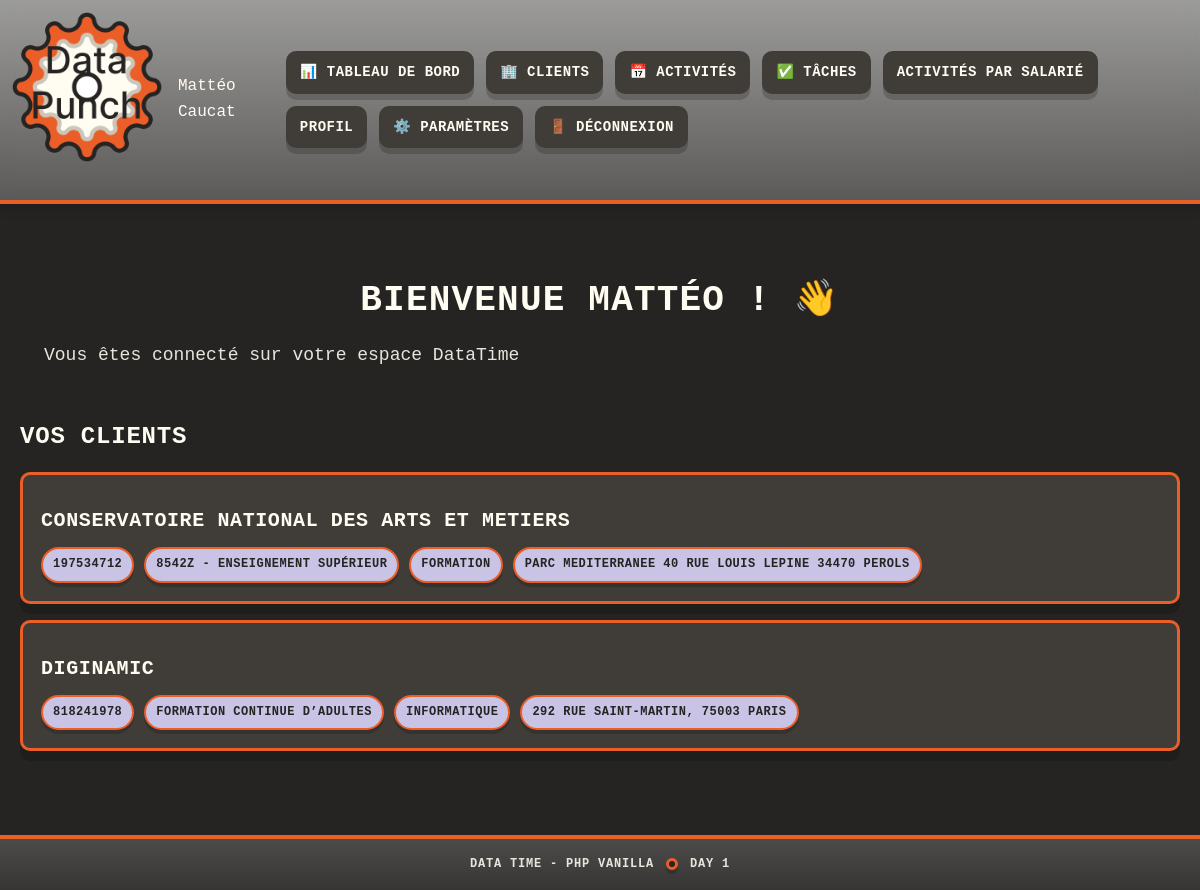
/home (signed in), run on the app's committed database.
### tables this page shows
CREATE TABLE ENTREPRISE
(
    id_entreprise SMALLINT AUTO_INCREMENT,
    nom           VARCHAR(100),
    numero_SIREN  INT,
    type          VARCHAR(100),
    information   VARCHAR(50),
    is_facturable BOOLEAN,
    adresse       VARCHAR(250),
    PRIMARY KEY (id_entreprise)
);

### src/Core/Response.php (called while the page is built, shortened)
<?php
final class Response {
    public function render (string $view, array $data = [], int $status = 200) : void {
        extract($data);
        require __DIR__ . '/../../views/partials/header.php';
        require __DIR__ . '/../../views/pages/' . $view . '.php';
        require __DIR__ . '/../../views/partials/footer.php';
    }
}

### src/Controller/AppController.php (called while the page is built, shortened)
<?php
final readonly class AppController {
    public function home() : void {
        $clients = $this->homeRepository->findAllClients();
        $this->response->render('home', [
            'featuredClient' => $clients,
            'total' => $this->homeRepository->countAll()
        ]);
    }
}

### public/index.php (called while the page is built, shortened)
<?php
$request = new Request();
$response = new Response();
$router = new Router();
$router->dispatch($request, $response);

### src/Repository/HomeRepository.php (called while the page is built, shortened)
<?php
readonly final class HomeRepository {
    public function findAllClients() : array {
        $sql = $this->pdo->query("SELECT * FROM ENTREPRISE");
        return $sql->fetchAll(PDO::FETCH_ASSOC);
    }
}

### views/pages/home.php (the view)
<?php
$clients = $featuredClient ?? [];
$user = $_SESSION['user'] ?? null;
?>
<section class="welcome-section">
    <h1>Bienvenue <?= htmlspecialchars($user['prenom'] ?? '') ?> ! 👋</h1>
    <p>Vous êtes connecté sur votre espace DataTime</p>
</section>
    <section class="clients-list">
        <h2>Vos clients</h2>
        <?php if (empty($clients)): ?>
            <p>Aucun client pour le moment.</p>
        <?php else: ?>
            <?php foreach ($clients as $client): ?>
                    <article class="card">
                        <h3 class="card__title"><?= htmlspecialchars($client['nom']) ?></h3>
                        <div class="meta">
                            <span class="badge"><?= htmlspecialchars((string)$client['numero_SIREN']) ?></span>
                            <span class="badge"><?= htmlspecialchars($client['type']) ?></span>
                            <span class="badge"><?= htmlspecialchars($client['information']) ?></span>
                            <span class="badge"><?= htmlspecialchars($client['adresse']) ?></span>
                        </div>
                    </article>
            <?php endforeach; ?>
        <?php endif; ?>
    </section>

### public/assets/styles.css (style rules this page uses)
:root { --bg: #252422; --ink: #FFFCF2; --ink-soft: #E8E5DD; --ink-dark: #252422; --shell: #c9c3e6; --shell-dark: #252422; --accent: #ff4d6d; --accent2: #3a86ff; --accent-success: #4caf50; --card: #403D39; --border: #EB5E28; --shadow: rgba(0, 0, 0, .18); --shadow-strong: rgba(0, 0, 0, .35); --overlay: rgba(0, 0, 0, 0.65); }
* { box-sizing: border-box; margin: 0; padding: 0; }
body { margin: 0; font-family: ui-monospace, SFMono-Regular, Menlo, Monaco, Consolas, "Liberation Mono", "Courier New", monospace; color: var(--ink); background-color: var(--bg); line-height: 1.6; min-height: 100vh; display: flex; flex-direction: column; }
h1 { margin: 20px 0 12px; font-size: 32px; letter-spacing: 1.2px; text-transform: uppercase; font-weight: 800; color: var(--ink); text-align: center; }
h2 { font-size: 24px; margin: 16px 0 10px; letter-spacing: 0.8px; text-transform: uppercase; color: var(--ink); }
h3 { font-size: 20px; margin: 12px 0 8px; letter-spacing: 0.6px; color: var(--ink); }
p { margin: 8px 0; color: var(--ink-soft); }
.card { background: var(--card); border: 3px solid var(--border); border-radius: 10px; padding: 18px; margin: 16px 0; box-shadow: 0 10px 0 var(--shadow); transition: transform 0.2s ease, box-shadow 0.2s ease; }
.card__title { font-size: 20px; letter-spacing: 0.6px; font-weight: 700; color: var(--ink); }
.meta { font-size: 13px; color: var(--ink-soft); display: flex; gap: 10px; flex-wrap: wrap; margin-top: 10px; align-items: center; }
.badge { display: inline-flex; padding: 6px 10px; border: 2px solid var(--border); border-radius: 999px; background: var(--shell); box-shadow: 0 4px 0 var(--shadow); font-size: 12px; text-transform: uppercase; letter-spacing: 0.5px; font-weight: 600; color: var(--ink-dark); }
.welcome-section { margin: 24px 0; padding: 24px; }
.welcome-section h1 { margin-top: 0; font-size: 36px; }
.welcome-section p { font-size: 18px; color: var(--ink-soft); margin: 12px 0 0; }
.clients-list { margin: 24px 0; }
.clients-list h2 { margin-bottom: 16px; }

### data on the page
entreprise: nom "CONSERVATOIRE NATIONAL DES ARTS ET METIERS", numero_SIREN "197534712", type "8542Z - ENSEIGNEMENT SUPÉRIEUR", information "FORMATION", adresse "PARC MEDITERRANEE 40 RUE LOUIS LEPINE 34470 PEROLS"
entreprise: nom "DIGINAMIC", numero_SIREN "818241978", type "FORMATION CONTINUE D’ADULTES", information "INFORMATIQUE", adresse "292 RUE SAINT-MARTIN, 75003 PARIS"

### other printed values
$user['prenom'] "Mattéo"
$user['nom'] "Caucat"
$user['prenom'] "MATTÉO"
